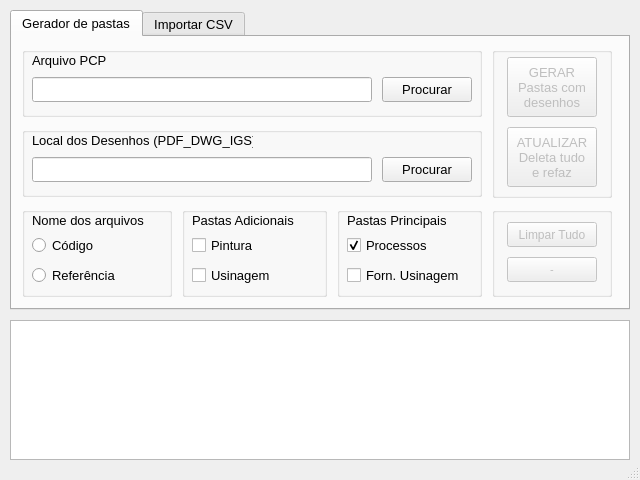
<?xml version="1.0" encoding="UTF-8"?>
<ui version="4.0">
 <class>MainWindow</class>
 <widget class="QMainWindow" name="MainWindow">
  <property name="geometry">
   <rect>
    <x>0</x>
    <y>0</y>
    <width>640</width>
    <height>480</height>
   </rect>
  </property>
  <property name="minimumSize">
   <size>
    <width>640</width>
    <height>480</height>
   </size>
  </property>
  <property name="maximumSize">
   <size>
    <width>640</width>
    <height>480</height>
   </size>
  </property>
  <property name="font">
   <font>
    <pointsize>10</pointsize>
    <weight>50</weight>
    <bold>false</bold>
    <kerning>true</kerning>
   </font>
  </property>
  <property name="windowTitle">
   <string>PCP Fabricacao</string>
  </property>
  <property name="iconSize">
   <size>
    <width>20</width>
    <height>20</height>
   </size>
  </property>
  <property name="toolButtonStyle">
   <enum>Qt::ToolButtonTextOnly</enum>
  </property>
  <widget class="QWidget" name="centralwidget">
   <property name="minimumSize">
    <size>
     <width>640</width>
     <height>480</height>
    </size>
   </property>
   <property name="maximumSize">
    <size>
     <width>640</width>
     <height>480</height>
    </size>
   </property>
   <widget class="QTabWidget" name="tabWidget">
    <property name="geometry">
     <rect>
      <x>10</x>
      <y>10</y>
      <width>620</width>
      <height>300</height>
     </rect>
    </property>
    <property name="minimumSize">
     <size>
      <width>620</width>
      <height>300</height>
     </size>
    </property>
    <property name="maximumSize">
     <size>
      <width>620</width>
      <height>300</height>
     </size>
    </property>
    <property name="mouseTracking">
     <bool>true</bool>
    </property>
    <property name="tabPosition">
     <enum>QTabWidget::North</enum>
    </property>
    <property name="currentIndex">
     <number>0</number>
    </property>
    <property name="tabsClosable">
     <bool>false</bool>
    </property>
    <widget class="QWidget" name="tab_Gerador">
     <attribute name="title">
      <string>Gerador de pastas</string>
     </attribute>
     <widget class="QGroupBox" name="GrupoBotoesAdicionais">
      <property name="enabled">
       <bool>true</bool>
      </property>
      <property name="geometry">
       <rect>
        <x>480</x>
        <y>170</y>
        <width>120</width>
        <height>90</height>
       </rect>
      </property>
      <property name="title">
       <string/>
      </property>
      <widget class="QPushButton" name="pushButton_LimparTudo">
       <property name="enabled">
        <bool>false</bool>
       </property>
       <property name="geometry">
        <rect>
         <x>15</x>
         <y>15</y>
         <width>90</width>
         <height>25</height>
        </rect>
       </property>
       <property name="font">
        <font>
         <pointsize>9</pointsize>
        </font>
       </property>
       <property name="text">
        <string>Limpar Tudo</string>
       </property>
      </widget>
      <widget class="QPushButton" name="pushButton_reserva">
       <property name="enabled">
        <bool>false</bool>
       </property>
       <property name="geometry">
        <rect>
         <x>15</x>
         <y>50</y>
         <width>90</width>
         <height>25</height>
        </rect>
       </property>
       <property name="font">
        <font>
         <pointsize>8</pointsize>
        </font>
       </property>
       <property name="text">
        <string>-</string>
       </property>
      </widget>
     </widget>
     <widget class="QGroupBox" name="GrupoLocalDesenhos">
      <property name="geometry">
       <rect>
        <x>10</x>
        <y>90</y>
        <width>460</width>
        <height>70</height>
       </rect>
      </property>
      <property name="title">
       <string/>
      </property>
      <widget class="QLabel" name="label_Desenhos">
       <property name="geometry">
        <rect>
         <x>10</x>
         <y>5</y>
         <width>221</width>
         <height>16</height>
        </rect>
       </property>
       <property name="text">
        <string>Local dos Desenhos (PDF_DWG_IGS)</string>
       </property>
      </widget>
      <widget class="QPushButton" name="pushButton_ProcurarDesenhos">
       <property name="geometry">
        <rect>
         <x>360</x>
         <y>30</y>
         <width>90</width>
         <height>25</height>
        </rect>
       </property>
       <property name="text">
        <string>Procurar</string>
       </property>
      </widget>
      <widget class="QLineEdit" name="lineEdit_Desenhos">
       <property name="geometry">
        <rect>
         <x>10</x>
         <y>30</y>
         <width>340</width>
         <height>25</height>
        </rect>
       </property>
       <property name="cursor">
        <cursorShape>ArrowCursor</cursorShape>
       </property>
       <property name="readOnly">
        <bool>true</bool>
       </property>
       <property name="clearButtonEnabled">
        <bool>false</bool>
       </property>
      </widget>
     </widget>
     <widget class="QGroupBox" name="GruposPastas1">
      <property name="enabled">
       <bool>true</bool>
      </property>
      <property name="geometry">
       <rect>
        <x>325</x>
        <y>170</y>
        <width>145</width>
        <height>90</height>
       </rect>
      </property>
      <property name="title">
       <string/>
      </property>
      <widget class="QLabel" name="label_Res">
       <property name="enabled">
        <bool>true</bool>
       </property>
       <property name="geometry">
        <rect>
         <x>10</x>
         <y>5</y>
         <width>130</width>
         <height>16</height>
        </rect>
       </property>
       <property name="text">
        <string>Pastas Principais</string>
       </property>
      </widget>
      <widget class="QCheckBox" name="checkBox_Processos">
       <property name="geometry">
        <rect>
         <x>10</x>
         <y>30</y>
         <width>101</width>
         <height>17</height>
        </rect>
       </property>
       <property name="text">
        <string>Processos</string>
       </property>
       <property name="checked">
        <bool>true</bool>
       </property>
      </widget>
      <widget class="QCheckBox" name="checkBox_FornUsi">
       <property name="enabled">
        <bool>true</bool>
       </property>
       <property name="geometry">
        <rect>
         <x>10</x>
         <y>60</y>
         <width>120</width>
         <height>17</height>
        </rect>
       </property>
       <property name="text">
        <string>Forn. Usinagem</string>
       </property>
      </widget>
     </widget>
     <widget class="QGroupBox" name="GrupoBotoesGerador">
      <property name="enabled">
       <bool>true</bool>
      </property>
      <property name="geometry">
       <rect>
        <x>480</x>
        <y>10</y>
        <width>120</width>
        <height>151</height>
       </rect>
      </property>
      <property name="title">
       <string/>
      </property>
      <widget class="QPushButton" name="pushButton_GerarPastas">
       <property name="enabled">
        <bool>false</bool>
       </property>
       <property name="geometry">
        <rect>
         <x>15</x>
         <y>10</y>
         <width>90</width>
         <height>60</height>
        </rect>
       </property>
       <property name="cursor">
        <cursorShape>PointingHandCursor</cursorShape>
       </property>
       <property name="text">
        <string>GERAR
Pastas com
desenhos</string>
       </property>
       <property name="shortcut">
        <string>Return</string>
       </property>
       <property name="autoDefault">
        <bool>false</bool>
       </property>
       <property name="flat">
        <bool>false</bool>
       </property>
      </widget>
      <widget class="QPushButton" name="pushButton_Atualizar">
       <property name="enabled">
        <bool>false</bool>
       </property>
       <property name="geometry">
        <rect>
         <x>15</x>
         <y>80</y>
         <width>90</width>
         <height>60</height>
        </rect>
       </property>
       <property name="cursor">
        <cursorShape>PointingHandCursor</cursorShape>
       </property>
       <property name="text">
        <string>ATUALIZAR
Deleta tudo
e refaz</string>
       </property>
      </widget>
     </widget>
     <widget class="QGroupBox" name="GrupoCaminho">
      <property name="geometry">
       <rect>
        <x>10</x>
        <y>10</y>
        <width>460</width>
        <height>70</height>
       </rect>
      </property>
      <property name="title">
       <string/>
      </property>
      <widget class="QLabel" name="label_ArquivoPCP">
       <property name="geometry">
        <rect>
         <x>10</x>
         <y>5</y>
         <width>80</width>
         <height>16</height>
        </rect>
       </property>
       <property name="text">
        <string>Arquivo PCP</string>
       </property>
      </widget>
      <widget class="QPushButton" name="pushButton_ProcurarPCP">
       <property name="geometry">
        <rect>
         <x>360</x>
         <y>30</y>
         <width>90</width>
         <height>25</height>
        </rect>
       </property>
       <property name="text">
        <string>Procurar</string>
       </property>
      </widget>
      <widget class="QLineEdit" name="lineEdit_ArquivoPCP">
       <property name="geometry">
        <rect>
         <x>10</x>
         <y>30</y>
         <width>340</width>
         <height>25</height>
        </rect>
       </property>
       <property name="cursor">
        <cursorShape>ArrowCursor</cursorShape>
       </property>
       <property name="readOnly">
        <bool>true</bool>
       </property>
      </widget>
     </widget>
     <widget class="QGroupBox" name="GrupoArquivos">
      <property name="geometry">
       <rect>
        <x>10</x>
        <y>170</y>
        <width>150</width>
        <height>90</height>
       </rect>
      </property>
      <property name="title">
       <string/>
      </property>
      <widget class="QLabel" name="label_GrupoArquivos">
       <property name="geometry">
        <rect>
         <x>10</x>
         <y>5</y>
         <width>130</width>
         <height>16</height>
        </rect>
       </property>
       <property name="text">
        <string>Nome dos arquivos</string>
       </property>
      </widget>
      <widget class="QRadioButton" name="radioButton_codigo">
       <property name="geometry">
        <rect>
         <x>10</x>
         <y>30</y>
         <width>91</width>
         <height>17</height>
        </rect>
       </property>
       <property name="text">
        <string>Código</string>
       </property>
      </widget>
      <widget class="QRadioButton" name="radioButton_referencia">
       <property name="geometry">
        <rect>
         <x>10</x>
         <y>60</y>
         <width>91</width>
         <height>17</height>
        </rect>
       </property>
       <property name="text">
        <string>Referência</string>
       </property>
      </widget>
     </widget>
     <widget class="QGroupBox" name="GrupoPastas2">
      <property name="geometry">
       <rect>
        <x>170</x>
        <y>170</y>
        <width>145</width>
        <height>90</height>
       </rect>
      </property>
      <property name="title">
       <string/>
      </property>
      <widget class="QLabel" name="label_Pastas">
       <property name="geometry">
        <rect>
         <x>10</x>
         <y>5</y>
         <width>130</width>
         <height>16</height>
        </rect>
       </property>
       <property name="text">
        <string>Pastas Adicionais</string>
       </property>
      </widget>
      <widget class="QCheckBox" name="checkBox_Pintura">
       <property name="geometry">
        <rect>
         <x>10</x>
         <y>30</y>
         <width>101</width>
         <height>17</height>
        </rect>
       </property>
       <property name="text">
        <string>Pintura</string>
       </property>
      </widget>
      <widget class="QCheckBox" name="checkBox_Usinagem">
       <property name="geometry">
        <rect>
         <x>10</x>
         <y>60</y>
         <width>101</width>
         <height>17</height>
        </rect>
       </property>
       <property name="text">
        <string>Usinagem</string>
       </property>
      </widget>
     </widget>
    </widget>
    <widget class="QWidget" name="tab_ImportarLista">
     <attribute name="title">
      <string>Importar CSV</string>
     </attribute>
     <widget class="QGroupBox" name="GrupoPMS">
      <property name="geometry">
       <rect>
        <x>10</x>
        <y>10</y>
        <width>460</width>
        <height>70</height>
       </rect>
      </property>
      <property name="title">
       <string/>
      </property>
      <widget class="QLabel" name="label_ArquivoPMS">
       <property name="geometry">
        <rect>
         <x>10</x>
         <y>5</y>
         <width>271</width>
         <height>16</height>
        </rect>
       </property>
       <property name="text">
        <string>Arquivo PMS (CSV) com a lista para fabricacao</string>
       </property>
      </widget>
      <widget class="QPushButton" name="pushButton_ArquivoPMS">
       <property name="geometry">
        <rect>
         <x>360</x>
         <y>30</y>
         <width>90</width>
         <height>25</height>
        </rect>
       </property>
       <property name="text">
        <string>Procurar</string>
       </property>
      </widget>
      <widget class="QLineEdit" name="lineEdit_ArquivoPMS">
       <property name="geometry">
        <rect>
         <x>10</x>
         <y>30</y>
         <width>340</width>
         <height>25</height>
        </rect>
       </property>
       <property name="cursor">
        <cursorShape>ArrowCursor</cursorShape>
       </property>
       <property name="readOnly">
        <bool>true</bool>
       </property>
      </widget>
     </widget>
     <widget class="QGroupBox" name="GrupoArquivoPCPPadrao">
      <property name="geometry">
       <rect>
        <x>10</x>
        <y>90</y>
        <width>460</width>
        <height>70</height>
       </rect>
      </property>
      <property name="title">
       <string/>
      </property>
      <widget class="QLabel" name="label_NomeArquivo">
       <property name="geometry">
        <rect>
         <x>10</x>
         <y>5</y>
         <width>231</width>
         <height>16</height>
        </rect>
       </property>
       <property name="text">
        <string>Arquivo PCP padrão (em branco)</string>
       </property>
      </widget>
      <widget class="QPushButton" name="pushButton_ArquivoPCPPadrao">
       <property name="geometry">
        <rect>
         <x>360</x>
         <y>30</y>
         <width>90</width>
         <height>25</height>
        </rect>
       </property>
       <property name="text">
        <string>Procurar</string>
       </property>
      </widget>
      <widget class="QLineEdit" name="lineEdit_ArquivoPCPPadrao">
       <property name="geometry">
        <rect>
         <x>10</x>
         <y>30</y>
         <width>340</width>
         <height>25</height>
        </rect>
       </property>
       <property name="cursor">
        <cursorShape>ArrowCursor</cursorShape>
       </property>
       <property name="readOnly">
        <bool>true</bool>
       </property>
       <property name="clearButtonEnabled">
        <bool>false</bool>
       </property>
      </widget>
     </widget>
     <widget class="QGroupBox" name="GrupoBotoesCSV">
      <property name="enabled">
       <bool>true</bool>
      </property>
      <property name="geometry">
       <rect>
        <x>480</x>
        <y>10</y>
        <width>120</width>
        <height>151</height>
       </rect>
      </property>
      <property name="title">
       <string/>
      </property>
      <widget class="QPushButton" name="pushButton_GerarPCP">
       <property name="enabled">
        <bool>false</bool>
       </property>
       <property name="geometry">
        <rect>
         <x>15</x>
         <y>10</y>
         <width>90</width>
         <height>60</height>
        </rect>
       </property>
       <property name="cursor">
        <cursorShape>PointingHandCursor</cursorShape>
       </property>
       <property name="text">
        <string>CRIAR
Planilha e
pasta de PCP</string>
       </property>
       <property name="shortcut">
        <string>Return</string>
       </property>
       <property name="autoDefault">
        <bool>false</bool>
       </property>
       <property name="flat">
        <bool>false</bool>
       </property>
      </widget>
      <widget class="QPushButton" name="pushButton_VerificarArquivos">
       <property name="enabled">
        <bool>false</bool>
       </property>
       <property name="geometry">
        <rect>
         <x>15</x>
         <y>80</y>
         <width>90</width>
         <height>60</height>
        </rect>
       </property>
       <property name="cursor">
        <cursorShape>PointingHandCursor</cursorShape>
       </property>
       <property name="text">
        <string>VERIFICAR
arquivos
faltantes</string>
       </property>
      </widget>
     </widget>
     <widget class="QGroupBox" name="GrupoGerarNomes">
      <property name="geometry">
       <rect>
        <x>10</x>
        <y>170</y>
        <width>220</width>
        <height>70</height>
       </rect>
      </property>
      <property name="title">
       <string/>
      </property>
      <widget class="QLabel" name="label_NomeProjeto">
       <property name="geometry">
        <rect>
         <x>10</x>
         <y>10</y>
         <width>50</width>
         <height>16</height>
        </rect>
       </property>
       <property name="text">
        <string>Projeto</string>
       </property>
      </widget>
      <widget class="QLineEdit" name="lineEdit_NomeProjeto">
       <property name="geometry">
        <rect>
         <x>60</x>
         <y>5</y>
         <width>150</width>
         <height>25</height>
        </rect>
       </property>
       <property name="cursor">
        <cursorShape>ArrowCursor</cursorShape>
       </property>
       <property name="readOnly">
        <bool>false</bool>
       </property>
       <property name="clearButtonEnabled">
        <bool>false</bool>
       </property>
      </widget>
      <widget class="QLineEdit" name="lineEdit_NomeLista">
       <property name="geometry">
        <rect>
         <x>60</x>
         <y>35</y>
         <width>150</width>
         <height>25</height>
        </rect>
       </property>
       <property name="cursor">
        <cursorShape>ArrowCursor</cursorShape>
       </property>
       <property name="readOnly">
        <bool>false</bool>
       </property>
       <property name="clearButtonEnabled">
        <bool>false</bool>
       </property>
      </widget>
      <widget class="QLabel" name="label_NomeLista">
       <property name="geometry">
        <rect>
         <x>10</x>
         <y>40</y>
         <width>50</width>
         <height>16</height>
        </rect>
       </property>
       <property name="text">
        <string>Lista</string>
       </property>
      </widget>
     </widget>
     <widget class="QGroupBox" name="GrupoOpcaoVerificar">
      <property name="enabled">
       <bool>true</bool>
      </property>
      <property name="geometry">
       <rect>
        <x>480</x>
        <y>170</y>
        <width>121</width>
        <height>90</height>
       </rect>
      </property>
      <property name="title">
       <string/>
      </property>
      <widget class="QLabel" name="label_OpcaoVerificar">
       <property name="enabled">
        <bool>true</bool>
       </property>
       <property name="geometry">
        <rect>
         <x>10</x>
         <y>5</y>
         <width>130</width>
         <height>16</height>
        </rect>
       </property>
       <property name="text">
        <string>Verificar Arquivos</string>
       </property>
      </widget>
      <widget class="QCheckBox" name="checkBox_CSV">
       <property name="geometry">
        <rect>
         <x>10</x>
         <y>30</y>
         <width>101</width>
         <height>17</height>
        </rect>
       </property>
       <property name="text">
        <string>CSV</string>
       </property>
       <property name="checked">
        <bool>false</bool>
       </property>
      </widget>
      <widget class="QCheckBox" name="checkBox_PCP">
       <property name="enabled">
        <bool>true</bool>
       </property>
       <property name="geometry">
        <rect>
         <x>10</x>
         <y>60</y>
         <width>120</width>
         <height>17</height>
        </rect>
       </property>
       <property name="text">
        <string>PCP (Excel)</string>
       </property>
      </widget>
     </widget>
    </widget>
   </widget>
   <widget class="QPlainTextEdit" name="StatusPanel">
    <property name="geometry">
     <rect>
      <x>10</x>
      <y>320</y>
      <width>620</width>
      <height>140</height>
     </rect>
    </property>
    <property name="maximumSize">
     <size>
      <width>620</width>
      <height>140</height>
     </size>
    </property>
    <property name="font">
     <font>
      <pointsize>9</pointsize>
     </font>
    </property>
    <property name="readOnly">
     <bool>true</bool>
    </property>
   </widget>
  </widget>
  <widget class="QStatusBar" name="statusbar"/>
 </widget>
 <resources/>
 <connections/>
</ui>
